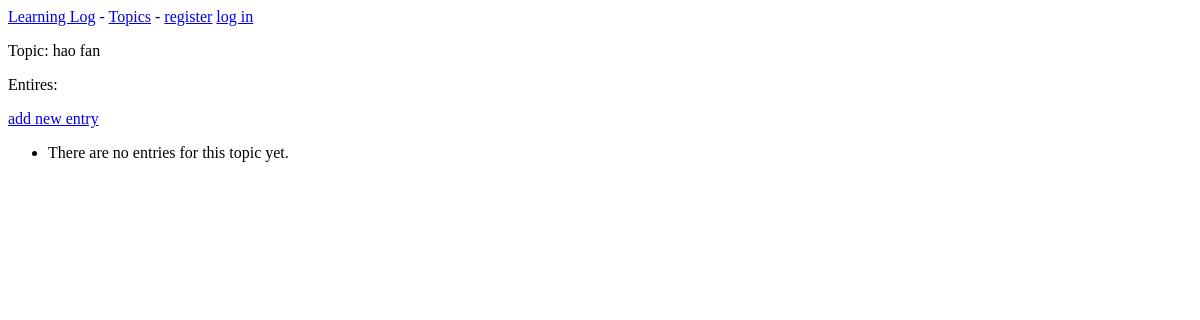
/topics/6/, run on an earlier commit of the app's database.
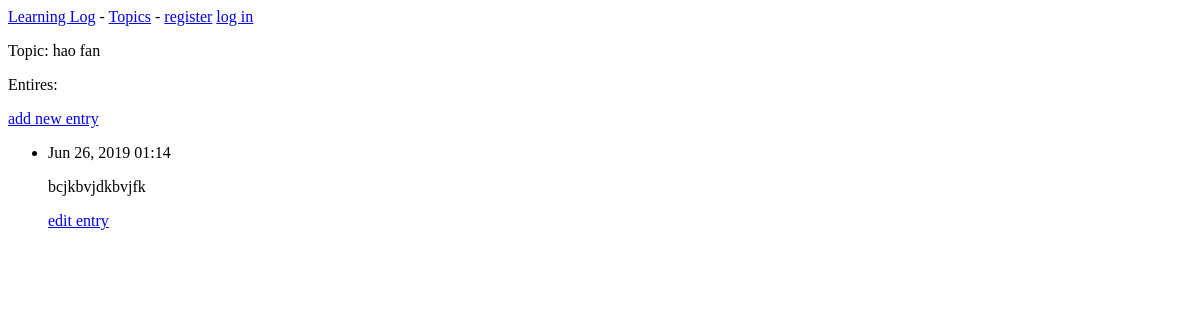
And on a later commit of the database.
### learning_logs/models.py (models this page shows, shortened)
class Entry(models.Model):
    topic = models.ForeignKey(Topic, on_delete=models.CASCADE)
    text = models.TextField()
    date_added = models.DateTimeField(auto_now_add=True)
    class Meta:
        verbose_name_plural = 'entries'

### learning_logs/views.py (the view)
# urls.py: url(r'^topics/(?P<topic_id>\d+)/$', topic, name='topic'),
def topic(request, topic_id):
    topic = Topic.objects.get(id=topic_id)
    entries = topic.entry_set.order_by('-date_added')
    context = {'topic': topic, 'entries': entries}
    return render(request, 'learning_logs/topic.html', context)

### learning_logs/models.py (called while the page is built)
    def __str__(self):
        return self.text

### learning_logs/templates/learning_logs/topic.html
{% extends 'learning_logs/base.html' %}
{% block content %}
  <p>Topic: {{ topic }}</p>
  <p>Entires:</p>
  <p>
    <a href="{% url 'learning_logs:new_entry' topic.id %}">add new entry</a>
  </p>
  <ul>
  {% for entry in entries %}
    <li>
      <p>{{ entry.date_added|date:'M d, Y H:i' }}</p>
      <p>{{ entry.text|linebreaks }}</p>
      <p>
        <a href="{% url 'learning_logs:edit_entry' entry.id %}">edit entry</a>
      </p>
    </li>
  {% empty %}
    <li>
      There are no entries for this topic yet.
    </li>
  {% endfor %}
  </ul>
{% endblock content %}

What changed in the data, as far as the page shows it:
added Entry: date_added "Jun 26, 2019 01:14", text "bcjkbvjdkbvjfk"
Also different on the page:
text no longer shown: "There are no entries for this topic yet."
